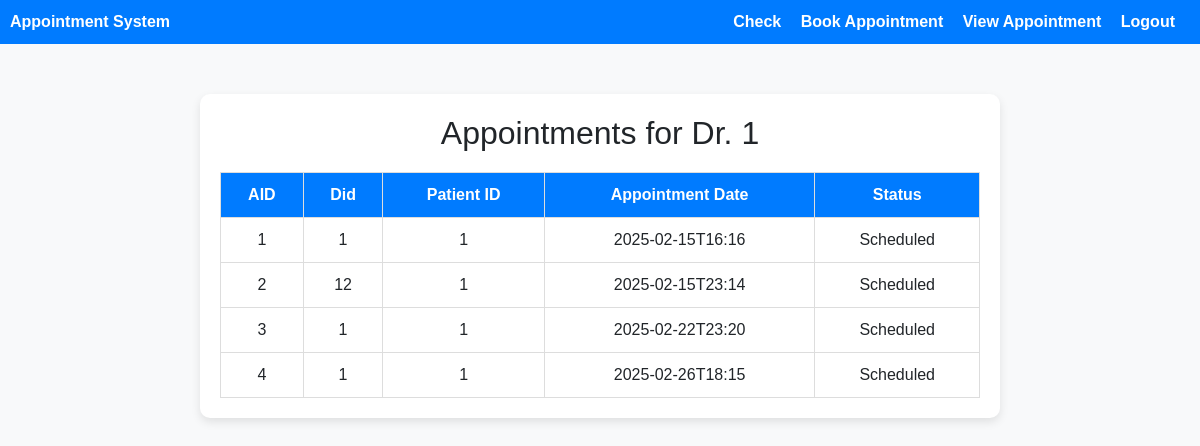
/viewappointment (signed in), run on the app's committed database.
### tables this page shows
CREATE TABLE appointment (
    aid INTEGER PRIMARY KEY AUTOINCREMENT,
    did INTEGER NOT NULL,
    pid INTEGER NOT NULL,
    appointmentdate TEXT NOT NULL,
    status TEXT DEFAULT 'Scheduled'
);

### app.py (the view)
@app.route('/viewappointment')
def viewappointmentdr():
    if session["role"]=="doctor":
        con = sqlite3.connect('hospital.db')
        data = con.execute("select * from appointment where did='%s'"%(session["username"])).fetchall()
        return render_template("viewappoint.html",data=data)
    elif session["role"]=="patients":
        con = sqlite3.connect('hospital.db')
        data = con.execute("select * from appointment where pid='%s'"%(session["username"])).fetchall()
        return render_template("viewappoint.html",data=data)

### templates/viewappoint.html (shortened to what this page needs)
<!DOCTYPE html>
<html lang="en">
  <head>
    <link
      href="https://cdn.jsdelivr.net/npm/bootstrap@5.3.0/dist/css/bootstrap.min.css"
      rel="stylesheet"
    />
  </head>
  <body>
    <nav class="navbar">
      <a href="#">Appointment System</a>
      <div>
        <a href="/user">Check</a>
        <a href="/bookappointment">Book Appointment</a>
        <a href="/viewappointment">View Appointment</a>
        <a href="/">Logout</a>
      </div>
    </nav>
    <div class="container">
      <h2 class="text-center">
        Appointments for Dr. {{ session['username'] }}
      </h2>
      <table>
        <thead>
          <tr>
            <th>AID</th>
            <th>Did</th>
            <th>Patient ID</th>
            <th>Appointment Date</th>
            <th>Status</th>
          </tr>
        </thead>
        <tbody>
          {% for row in data %}
          <tr>
            <td>{{ row[0] }}</td>
            <td>{{ row[1] }}</td>
            <td>{{ row[2] }}</td>
            <td>{{ row[3] }}</td>
            <td>{{ row[4] }}</td>
          </tr>
          {% endfor %}
        </tbody>
      </table>
    </div>
  </body>
</html>

### templates/viewappoint.html (style rules this page uses)
body { font-family: Arial, sans-serif; background-color: #f8f9fa; }
.navbar { background-color: #007bff; padding: 10px; }
.navbar a { color: white; margin-right: 15px; text-decoration: none; font-weight: bold; }
.container { background: white; padding: 20px; border-radius: 10px; box-shadow: 0px 4px 10px rgba(0, 0, 0, 0.1); max-width: 800px; margin: 50px auto; }
table { width: 100%; border-collapse: collapse; margin-top: 20px; }
th, td { border: 1px solid #ddd; padding: 10px; text-align: center; }
th { background-color: #007bff; color: white; }

### data on the page
appointment: aid "1", did "1", pid "1", appointmentdate "2025-02-15T16:16", status "Scheduled"
appointment: aid "2", did "12", pid "1", appointmentdate "2025-02-15T23:14", status "Scheduled"
appointment: aid "3", did "1", pid "1", appointmentdate "2025-02-22T23:20", status "Scheduled"
appointment: aid "4", did "1", pid "1", appointmentdate "2025-02-26T18:15", status "Scheduled"

### other printed values
{{ session['username'] }} "1"
